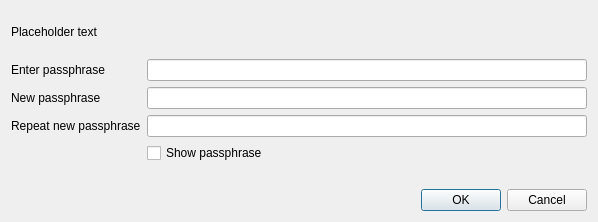
<?xml version="1.0" encoding="UTF-8"?>
<ui version="4.0">
 <class>AskPassphraseDialog</class>
 <widget class="QDialog" name="AskPassphraseDialog">
  <property name="geometry">
   <rect>
    <x>0</x>
    <y>0</y>
    <width>598</width>
    <height>222</height>
   </rect>
  </property>
  <property name="sizePolicy">
   <sizepolicy hsizetype="Preferred" vsizetype="Minimum">
    <horstretch>0</horstretch>
    <verstretch>0</verstretch>
   </sizepolicy>
  </property>
  <property name="minimumSize">
   <size>
    <width>550</width>
    <height>0</height>
   </size>
  </property>
  <property name="windowTitle">
   <string>RXB Passphrase Dialog</string>
  </property>
  <layout class="QVBoxLayout" name="verticalLayout">
   <property name="sizeConstraint">
    <enum>QLayout::SetMinimumSize</enum>
   </property>
   <item>
    <widget class="QLabel" name="warningLabel">
     <property name="text">
      <string notr="true">Placeholder text</string>
     </property>
     <property name="textFormat">
      <enum>Qt::RichText</enum>
     </property>
     <property name="wordWrap">
      <bool>true</bool>
     </property>
    </widget>
   </item>
   <item>
    <layout class="QFormLayout" name="formLayout">
     <property name="sizeConstraint">
      <enum>QLayout::SetMinimumSize</enum>
     </property>
     <property name="fieldGrowthPolicy">
      <enum>QFormLayout::AllNonFixedFieldsGrow</enum>
     </property>
     <item row="0" column="0">
      <widget class="QLabel" name="passLabel1">
       <property name="text">
        <string>Enter passphrase</string>
       </property>
      </widget>
     </item>
     <item row="0" column="1">
      <widget class="QLineEdit" name="passEdit1">
       <property name="echoMode">
        <enum>QLineEdit::Password</enum>
       </property>
      </widget>
     </item>
     <item row="1" column="0">
      <widget class="QLabel" name="passLabel2">
       <property name="text">
        <string>New passphrase</string>
       </property>
      </widget>
     </item>
     <item row="1" column="1">
      <widget class="QLineEdit" name="passEdit2">
       <property name="echoMode">
        <enum>QLineEdit::Password</enum>
       </property>
      </widget>
     </item>
     <item row="2" column="0">
      <widget class="QLabel" name="passLabel3">
       <property name="text">
        <string>Repeat new passphrase</string>
       </property>
      </widget>
     </item>
     <item row="2" column="1">
      <widget class="QLineEdit" name="passEdit3">
       <property name="echoMode">
        <enum>QLineEdit::Password</enum>
       </property>
      </widget>
     </item>
     <item row="3" column="1">
      <widget class="QCheckBox" name="toggleShowPasswordButton">
       <property name="text">
        <string>Show passphrase</string>
       </property>
      </widget>
     </item>
     <item row="4" column="1">
      <widget class="QLabel" name="capsLabel">
       <property name="font">
        <font>
         <weight>75</weight>
         <bold>true</bold>
        </font>
       </property>
       <property name="text">
        <string/>
       </property>
       <property name="alignment">
        <set>Qt::AlignCenter</set>
       </property>
      </widget>
     </item>
    </layout>
   </item>
   <item>
    <widget class="QDialogButtonBox" name="buttonBox">
     <property name="orientation">
      <enum>Qt::Horizontal</enum>
     </property>
     <property name="standardButtons">
      <set>QDialogButtonBox::Cancel|QDialogButtonBox::Ok</set>
     </property>
    </widget>
   </item>
  </layout>
 </widget>
 <resources/>
 <connections>
  <connection>
   <sender>buttonBox</sender>
   <signal>accepted()</signal>
   <receiver>AskPassphraseDialog</receiver>
   <slot>accept()</slot>
   <hints>
    <hint type="sourcelabel">
     <x>20</x>
     <y>20</y>
    </hint>
    <hint type="destinationlabel">
     <x>20</x>
     <y>20</y>
    </hint>
   </hints>
  </connection>
  <connection>
   <sender>buttonBox</sender>
   <signal>rejected()</signal>
   <receiver>AskPassphraseDialog</receiver>
   <slot>reject()</slot>
   <hints>
    <hint type="sourcelabel">
     <x>20</x>
     <y>20</y>
    </hint>
    <hint type="destinationlabel">
     <x>20</x>
     <y>20</y>
    </hint>
   </hints>
  </connection>
 </connections>
</ui>
